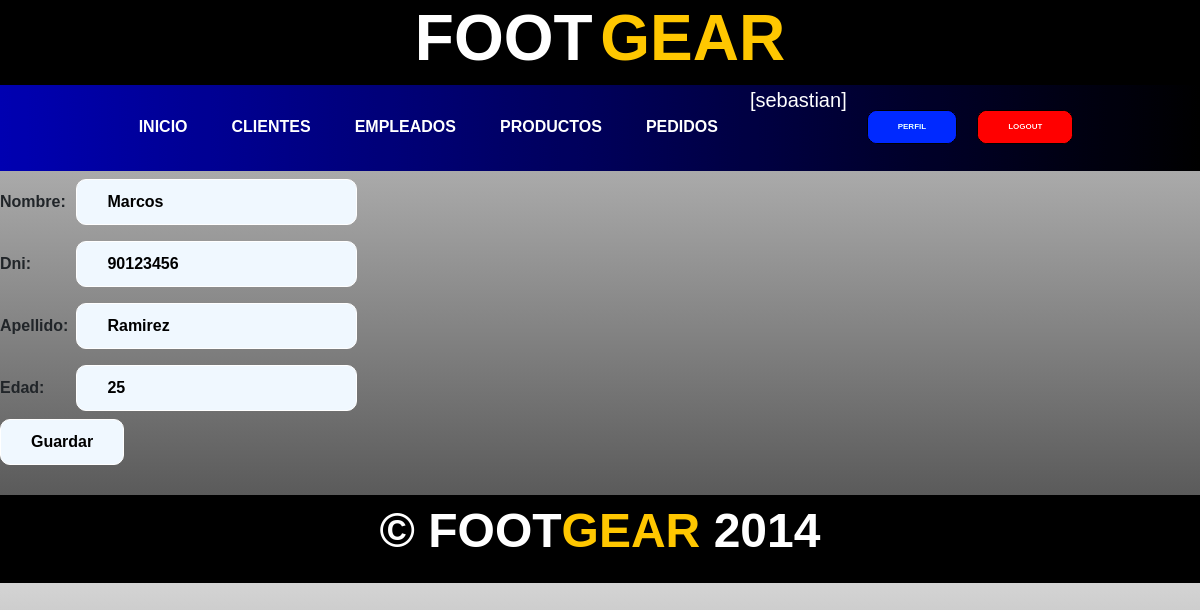
Page /clienteUpdate/1006/ (signed in) on the committed database.
### aplicacion/models.py (models this page shows, shortened)
class Cliente(models.Model):
    nombre = models.CharField(max_length=50)
    apellido = models.CharField(max_length=50)
    edad = models.IntegerField()
    dni = models.IntegerField()

### aplicacion/views.py (the view)
# urls.py: path('clienteUpdate/<id_cliente>/', clienteUpdate, name="cliente_update"),
@login_required
def clienteUpdate(request,id_cliente):
    cliente = Cliente.objects.get(id = id_cliente)
    if request.method == "POST":
        miForm = ClienteForm(request.POST)
        if miForm.is_valid():
            cliente.nombre = miForm.cleaned_data.get("nombre")
            cliente.apellido = miForm.cleaned_data.get("apellido")
            cliente.edad =  miForm.cleaned_data.get("edad")
            cliente.dni = miForm.cleaned_data.get("dni")
            cliente.save()
            return redirect(reverse_lazy('clientes'))
    else:
        miForm = ClienteForm(initial={'nombre': cliente.nombre, 'apellido' : cliente.apellido, 'edad' : cliente.edad , 'dni' : cliente.dni} )
    return render(request,"aplicacion/clienteForm.html",{"form": miForm})

### aplicacion/forms.py
class ClienteForm(forms.Form):
    nombre = forms.CharField(max_length=50,required=True)
    dni = forms.IntegerField(required=True)
    apellido = forms.CharField(max_length=50,required=True)
    edad = forms.IntegerField(required=True)

### aplicacion/templates/aplicacion/clienteForm.html (shortened to what this page needs)
{% extends "aplicacion/index.html" %}
{% block contenido %}
<form action="" method="post">
    <table>
        {{ form.as_table }}
    </table>
    <input type="submit" value="Guardar">
</form>
{% endblock contenido %}

### aplicacion/templates/aplicacion/index.html (shortened to what this page needs)
<!DOCTYPE html>
<html lang="en">
    <head>
        {% load static %}
        <link href="https://cdn.jsdelivr.net/npm/bootstrap@5.3.3/dist/css/bootstrap.min.css" rel="stylesheet">
        <link href="{% static 'css/estilos_propios.css' %}" rel="stylesheet"/>
        <link rel="stylesheet" href="https://cdnjs.cloudflare.com/ajax/libs/font-awesome/6.4.0/css/all.min.css">
    </head>
    <body>
        <header>
            <div class="container header_container">
                <h1 class="headline">
                    <span class="white-text">FOOT</span>
                    <span class="orange-text">GEAR</span>
                </h1>
            </div>
            <div class="container navigation">
                <nav>
                    <a href="{% url 'home' %}">INICIO</a>
                    {% if user.is_authenticated %}
                        <a href="{% url 'clientes' %}">CLIENTES</a>
                        <a href="{% url 'empleados' %}">EMPLEADOS</a>
                        <a href="{% url 'productos' %}">PRODUCTOS</a>
                        <a href="{% url 'pedidos' %}">PEDIDOS</a>
                        <div>
                            <p  class="nombre_usuario">[{{user.username}}]</p>
                            <a href="{% url 'agregar_avatar' %}"><img class="avatar" src="{{request.session.avatar}}" height="40px" weight="40px"></a>
                        </div>
                            <form action="{% url 'perfil' %}">
                                <button type="submit" class="btn btn-success logout editar">PERFIL</button>
                            </form>
                        <form action="{% url 'logout' %}" method="post">
                                <button type="submit" class="btn btn-success logout">LOGOUT</button>
                            </form>
                    {% endif %}
                </nav>
            </div>
        </header>
{% block contenido%}{% endblock contenido %}
        <footer>
            <p>&copy; FOOT<span class="orange-text">GEAR</span> 2014</p>
        </footer>
    </body>
</html>

### aplicacion/static/css/estilos_propios.css (style rules this page uses)
* { padding: 0; margin: 0; box-sizing: border-box; }
body { font-family: sans-serif; background-color: #000; background: linear-gradient(#d4d4d4,#454545); }
html { scroll-behavior: smooth; }
h1 { font-size: 2.5em; }
p { font-size: 1.25em; }
button , input,#buy_button { font-size: 1em; font-weight: bold; padding: 10px 30px; border-radius: 10px; border: 1px solid #fff; color: #000; background-color: #fff; }
.container { max-width: 700px; margin: auto; }
header { background-color: rgb(0, 0, 0); flex-wrap: wrap; }
header .container { display: flex; flex-direction: column; justify-content: center; align-items: center; }
header h1 .white-text { color: white; font-weight: bold; margin-right: -10px; }
.orange-text { color: rgb(255, 199, 0); font-weight: bold; }
header nav { display: flex; flex-direction: column; text-align: center; padding-bottom: 2px; }
header div nav a { padding: 5px 12px; text-decoration: none; color: white; font-weight: bolder; }
header .navigation { background-image: linear-gradient(0deg, rgba(0, 0, 0, 0.6), rgba(0, 0, 0, 0.6)), url(../assets/img/75496e55be60c1cbf480d6e76bd11ec4.jpg); filter: saturate(2); background-position: center center; background-repeat: no-repeat; background-size: cover; }
.logout { margin-top: 25px; background-color:rgb(219, 0, 0); color: rgb(255, 255, 255); font-size: 0.5em; font-weight: bold; padding: 10px 30px; border-radius: 10px; border: 1px solid black; }
.nombre_usuario { color: #ffffff; margin-right: 20px; margin-bottom: 10px; }
.editar { margin-right: 20px; background-color:rgb(0, 44, 219); font-size: 0.5em; }
footer { margin-top: 30px; background-color: #000000; display: flex; flex-direction: column; justify-items: center; align-items: center; }
footer p { font-weight: bold; color: white; }
td { padding: 8px; }
input { background-color: aliceblue; color: #000000; }
@media (min-width: 775px) { body { background: linear-gradient(#d4d4d4,#454545); background-position: center center; background-repeat: repeat; background-size: cover; } }
@media (min-width: 775px) { header .container { max-width: none; background: #000; } }
@media (min-width: 775px) { header nav { flex-direction: row; justify-content: space-around; } }
@media (min-width: 775px) { header .navigation { background-image: none; background-color: transparent; background: linear-gradient(to right,rgb(0, 0, 92),black); } }
@media (min-width: 775px) { button,#buy_button { font-size: 2em; } }
@media (min-width: 775px) { footer p { font-size: 3em; } }
@media (min-width: 775px) { header div nav a { padding: 20px 12px; margin-right: 20px; font-size: 1.5em; } }
@media (min-width: 775px) { header h1 { font-size: 4em; } }

### rows in the picture
Cliente: nombre "Marcos", dni "90123456", apellido "Ramirez", edad "25"

### other values in the picture
{{ user.username }} "sebastian"
